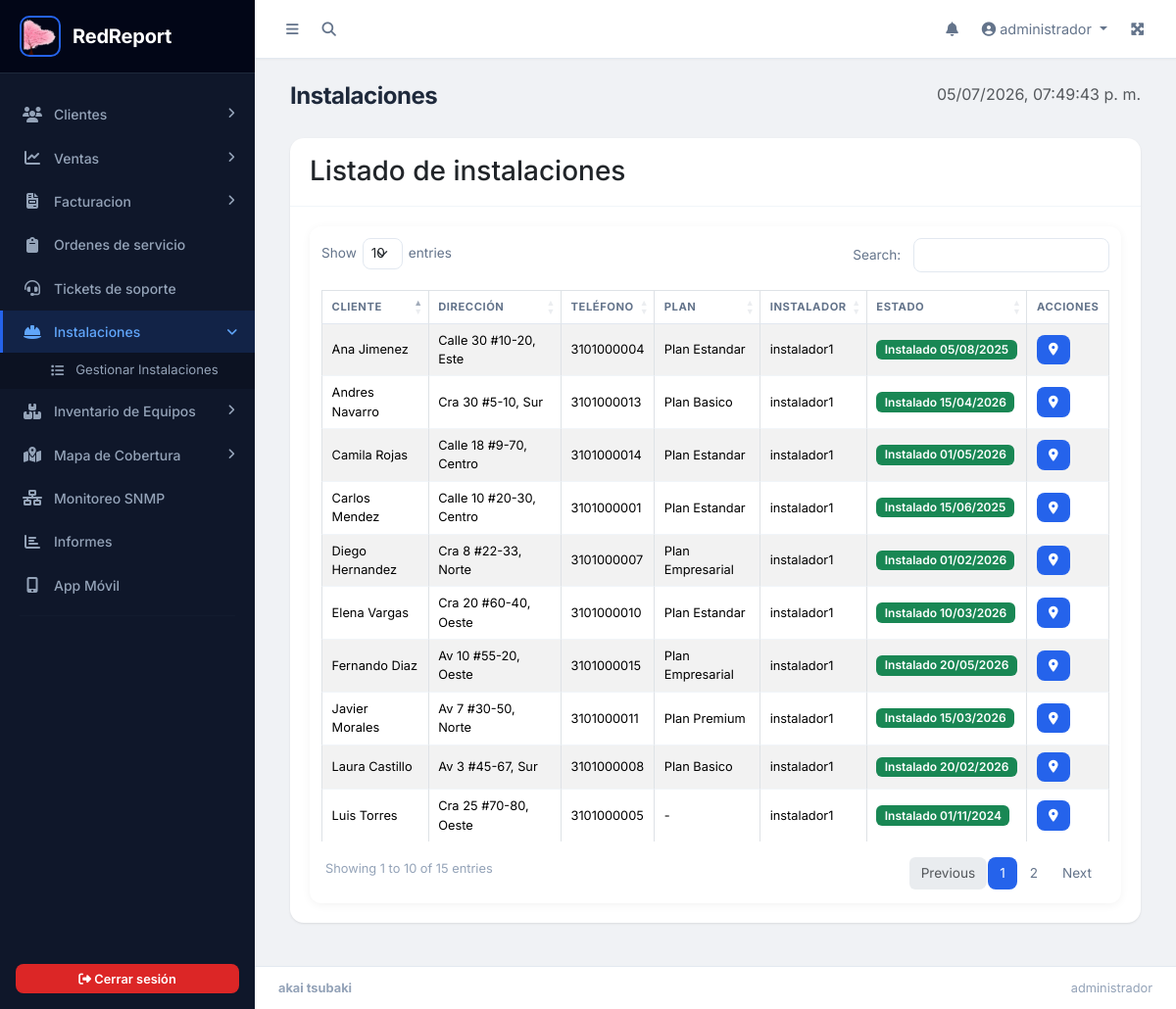
/instalaciones/index.php (signed in), run on the app's committed database.
### tables this page shows
CREATE TABLE `tb_contratos` (
  `id_contrato` int(11) NOT NULL,
  `id_cliente` int(11) NOT NULL,
  `id_plan` int(11) NOT NULL,
  `id_vendedor` int(11) NOT NULL,
  `fecha_inicio` date NOT NULL,
  `fecha_fin` date DEFAULT NULL,
  `estado` enum('activo','cancelado','expirado') NOT NULL DEFAULT 'activo',
  `notas` text DEFAULT NULL,
  `fecha_creacion` datetime NOT NULL DEFAULT current_timestamp(),
  `firma_path` varchar(255) DEFAULT NULL
);

CREATE TABLE `tb_clientes` (
  `id_cliente` int(11) NOT NULL,
  `nombre` varchar(100) NOT NULL,
  `documento` varchar(50) NOT NULL,
  `telefono` varchar(20) DEFAULT NULL,
  `direccion` varchar(150) DEFAULT NULL,
  `email` varchar(100) DEFAULT NULL,
  `estado_servicio` enum('Activo','Suspendido','Cortado') NOT NULL DEFAULT 'Activo',
  `password` varchar(255) DEFAULT NULL,
  `lat` decimal(10,7) DEFAULT NULL,
  `lng` decimal(10,7) DEFAULT NULL,
  `fecha_instalacion` datetime DEFAULT NULL,
  `id_instalador` int(11) DEFAULT NULL
);

CREATE TABLE `tb_planes` (
  `id_plan` int(11) NOT NULL,
  `nombre` varchar(100) NOT NULL,
  `velocidad` varchar(50) DEFAULT NULL,
  `precio` decimal(12,2) NOT NULL,
  `descripcion` text DEFAULT NULL,
  `activo` tinyint(1) NOT NULL DEFAULT 1
);

CREATE TABLE `tb_usuarios` (
  `id_usuario` int(11) NOT NULL,
  `nombre` varchar(50) NOT NULL,
  `documento` varchar(50) NOT NULL,
  `telefono` varchar(50) NOT NULL,
  `email` varchar(100) NOT NULL,
  `password` varchar(255) NOT NULL,
  `id_rol` int(11) NOT NULL,
  `token_reset` varchar(255) NOT NULL DEFAULT '',
  `token_expira` varchar(50) NOT NULL DEFAULT '',
  `google2fa_secret` varchar(255) DEFAULT NULL,
  `fh_creasion` datetime NOT NULL DEFAULT current_timestamp(),
  `intentos_fallidos` int(11) NOT NULL DEFAULT 0,
  `bloqueado_hasta` datetime DEFAULT NULL
);

### instalaciones/index.php (the view, shortened to what this page needs)
<?php
include('../parte1.php');
require_once('../app/config/seguridad.php');
$es_instalador = ($_SESSION['id_rol'] == 3);
$sql = "SELECT c.id_cliente, c.nombre, c.direccion, c.telefono, c.lat, c.lng,
               c.fecha_instalacion, c.id_instalador,
               u.nombre AS instalador_nombre,
               co.id_contrato, p.nombre AS plan_nombre
        FROM tb_clientes c
        LEFT JOIN tb_usuarios u ON c.id_instalador = u.id_usuario
        LEFT JOIN tb_contratos co ON co.id_cliente = c.id_cliente AND co.estado = 'activo'
        LEFT JOIN tb_planes p ON co.id_plan = p.id_plan
        WHERE 1=1";
$params = [];
$sql .= " ORDER BY c.fecha_instalacion IS NULL DESC, c.nombre ASC";
$clientes = $pdo->prepare($sql);
$clientes->execute($params);
$clientes = $clientes->fetchAll();
?>
<div class="content-wrapper">
    <div class="content-header">
        <div class="container-fluid">
            <div class="row mb-2">
                <div class="col-sm-6"><h1 class="m-0">Instalaciones</h1></div>
                <div class="col-sm-6 text-end"><span id="fechaHora" class="text-muted"></span></div>
            </div>
        </div>
    </div>
    <div class="content">
        <div class="container-fluid">
            <div class="card">
                <div class="card-header">
                    <h3 class="card-title"><?= $es_instalador ? 'Mis instalaciones' : 'Listado de instalaciones' ?></h3>
                </div>
                <div class="card-body">
                    <div class="table-container">
                    <table id="tablaInst" class="table table-bordered table-striped table-sm">
                        <thead><tr><th>Cliente</th><th>Dirección</th><th>Teléfono</th><th>Plan</th><th>Instalador</th><th>Estado</th><th>Acciones</th></tr></thead>
                        <tbody>
                            <?php foreach ($clientes as $c): ?>
                            <tr>
                                <td><?= htmlspecialchars($c['nombre']) ?></td>
                                <td><?= htmlspecialchars($c['direccion'] ?? '-') ?></td>
                                <td><?= htmlspecialchars($c['telefono'] ?? '-') ?></td>
                                <td><?= htmlspecialchars($c['plan_nombre'] ?? '-') ?></td>
                                <td><?= htmlspecialchars($c['instalador_nombre'] ?? 'Sin asignar') ?></td>
                                <td>
                                    <?php if ($c['fecha_instalacion']): ?>
                                        <span class="badge bg-success">Instalado <?= date('d/m/Y', strtotime($c['fecha_instalacion'])) ?></span>
                                    <?php elseif ($c['id_instalador']): ?>
                                        <span class="badge bg-warning text-dark">Asignado</span>
                                    <?php else: ?>
                                        <span class="badge bg-secondary">Pendiente</span>
                                    <?php endif; ?>
                                </td>
                                <td>
                                    <a href="../mapa/index.php?cliente=<?= $c['id_cliente'] ?>" class="btn btn-sm btn-primary">
                                        <i class="fas fa-map-marker-alt"></i>
                                    </a>
                                </td>
                            </tr>
                            <?php endforeach; ?>
                            </tbody>
                        </table>
                        </div>
                </div>
            </div>
        </div>
    </div>
</div>
<?php include('../parte2.php'); ?>

### public/css/redreport.css (style rules this page uses)
:root { --sidebar-width: 260px; --sidebar-bg: #0f172a; --sidebar-hover: #1e293b; --sidebar-active: #2563eb; --sidebar-text: #94a3b8; --sidebar-text-hover: #f1f5f9; --sidebar-divider: #1e293b; --navbar-height: 60px; --body-bg: #f0f2f5; --card-shadow: 0 1px 3px rgba(0,0,0,0.06), 0 1px 2px rgba(0,0,0,0.04); --card-shadow-hover: 0 10px 40px rgba(0,0,0,0.08); --border-color: #e2e8f0; --text-primary: #1e293b; --text-secondary: #64748b; --text-muted: #94a3b8; --primary: #2563eb; --primary-dark: #1d4ed8; --success: #16a34a; --warning: #f59e0b; --danger: #dc2626; --info: #0891b2; --font-main: 'Inter', -apple-system, BlinkMacSystemFont, sans-serif; --transition: all 0.2s ease; }
* { box-sizing: border-box; }
body { font-family: var(--font-main); background: var(--body-bg); color: var(--text-primary); -webkit-font-smoothing: antialiased; -moz-osx-font-smoothing: grayscale; }
.content-wrapper { flex: 1; display: flex; flex-direction: column; min-width: 0; background: var(--body-bg); }
.content-header { padding: 1.5rem 1.5rem 0; }
.content-header h1 { font-size: 1.5rem; font-weight: 700; color: var(--text-primary); letter-spacing: -0.02em; }
.content { padding: 1.25rem 1.5rem 1.5rem; flex: 1; overflow-x: hidden; }
.card { border-radius: 14px; box-shadow: var(--card-shadow); margin-bottom: 1.25rem; border: none; background: #ffffff; transition: box-shadow 0.2s ease; }
.card-header { display: flex; align-items: center; justify-content: space-between; background: transparent; border-bottom: 1px solid #f1f5f9; font-weight: 600; padding: 1.1rem 1.25rem; font-size: 0.95rem; }
.card-header .card-title { margin-bottom: 0; }
.card-body { padding: 1.25rem; }
.table-container, .table-wrap { overflow-x: auto; -webkit-overflow-scrolling: touch; background: #ffffff; border-radius: 12px; box-shadow: 0 2px 10px rgba(0,0,0,0.05); padding: 0.75rem; margin-bottom: 0; }
.btn { border-radius: 8px; font-weight: 600; font-size: 0.875rem; padding: 0.5rem 1rem; transition: var(--transition); border: none; }
.btn-sm { padding: 0.35rem 0.75rem; font-size: 0.8rem; }
.btn-primary { background: var(--primary); }
.table { font-size: 0.875rem; margin-bottom: 0; width: 100% !important; }
.table > thead { background: #f8fafc; }
.table > thead th { font-weight: 700; font-size: 0.78rem; text-transform: uppercase; letter-spacing: 0.05em; color: var(--text-secondary); padding: 0.8rem 0.85rem; border-bottom: 2px solid var(--border-color); vertical-align: middle; white-space: nowrap; }
.table > tbody td { padding: 0.7rem 0.85rem; vertical-align: middle; border-bottom: 1px solid #f1f5f9; }
.table > tbody tr:last-child td { border-bottom: none; }
.table-striped > tbody > tr:nth-of-type(odd) { background: #fafbfc; }
.table-sm > thead th { padding: 0.5rem 0.6rem; font-size: 0.7rem; }
.table-sm > tbody td { padding: 0.45rem 0.6rem; font-size: 0.8rem; }
.badge { font-weight: 600; padding: 0.35em 0.7em; font-size: 0.75rem; border-radius: 6px; }

### parte1.php (style rules this page uses)
body { font-family: 'Inter', sans-serif; }

### data on the page
tb_contratos: id_cliente.nombre "Ana Jimenez", id_cliente.direccion "Calle 30 #10-20, Este", id_cliente.telefono "3101000004", id_plan.nombre "Plan Estandar", tb_usuarios.nombre "instalador1", id_cliente.fecha_instalacion "05/08/2025"
tb_contratos: id_cliente.nombre "Andres Navarro", id_cliente.direccion "Cra 30 #5-10, Sur", id_cliente.telefono "3101000013", id_plan.nombre "Plan Basico", tb_usuarios.nombre "instalador1", id_cliente.fecha_instalacion "15/04/2026"
tb_contratos: id_cliente.nombre "Camila Rojas", id_cliente.direccion "Calle 18 #9-70, Centro", id_cliente.telefono "3101000014", id_plan.nombre "Plan Estandar", tb_usuarios.nombre "instalador1", id_cliente.fecha_instalacion "01/05/2026"
tb_contratos: id_cliente.nombre "Carlos Mendez", id_cliente.direccion "Calle 10 #20-30, Centro", id_cliente.telefono "3101000001", id_plan.nombre "Plan Estandar", tb_usuarios.nombre "instalador1", id_cliente.fecha_instalacion "15/06/2025"
tb_contratos: id_cliente.nombre "Diego Hernandez", id_cliente.direccion "Cra 8 #22-33, Norte", id_cliente.telefono "3101000007", id_plan.nombre "Plan Empresarial", tb_usuarios.nombre "instalador1", id_cliente.fecha_instalacion "01/02/2026"
tb_contratos: id_cliente.nombre "Elena Vargas", id_cliente.direccion "Cra 20 #60-40, Oeste", id_cliente.telefono "3101000010", id_plan.nombre "Plan Estandar", tb_usuarios.nombre "instalador1", id_cliente.fecha_instalacion "10/03/2026"
tb_contratos: id_cliente.nombre "Fernando Diaz", id_cliente.direccion "Av 10 #55-20, Oeste", id_cliente.telefono "3101000015", id_plan.nombre "Plan Empresarial", tb_usuarios.nombre "instalador1", id_cliente.fecha_instalacion "20/05/2026"
tb_contratos: id_cliente.nombre "Javier Morales", id_cliente.direccion "Av 7 #30-50, Norte", id_cliente.telefono "3101000011", id_plan.nombre "Plan Premium", tb_usuarios.nombre "instalador1", id_cliente.fecha_instalacion "15/03/2026"
tb_contratos: id_cliente.nombre "Laura Castillo", id_cliente.direccion "Av 3 #45-67, Sur", id_cliente.telefono "3101000008", id_plan.nombre "Plan Basico", tb_usuarios.nombre "instalador1", id_cliente.fecha_instalacion "20/02/2026"
tb_clientes: nombre "Luis Torres", direccion "Cra 25 #70-80, Oeste", telefono "3101000005", plan_nombre "-", id_instalador.nombre "instalador1", fecha_instalacion "01/11/2024"

### other printed values
APP_NAME "RedReport"
$_SESSION['usuario'] "administrador"
